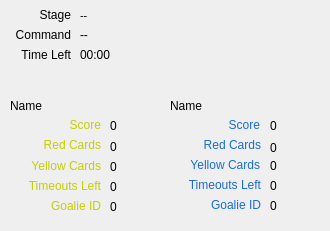
         <widget class="QWidget" name="refereePane" native="true">
          <property name="sizePolicy">
           <sizepolicy hsizetype="Fixed" vsizetype="Fixed">
            <horstretch>0</horstretch>
            <verstretch>0</verstretch>
           </sizepolicy>
          </property>
          <property name="minimumSize">
           <size>
            <width>300</width>
            <height>220</height>
           </size>
          </property>
          <property name="maximumSize">
           <size>
            <width>360</width>
            <height>351</height>
           </size>
          </property>
          <property name="styleSheet">
           <string notr="true">QLineEdit {
	selection-background-color: darkgray;
}</string>
          </property>
          <widget class="QLabel" name="label_19">
           <property name="geometry">
            <rect>
             <x>-10</x>
             <y>0</y>
             <width>81</width>
             <height>31</height>
            </rect>
           </property>
           <property name="minimumSize">
            <size>
             <width>81</width>
             <height>31</height>
            </size>
           </property>
           <property name="text">
            <string>&lt;html&gt;&lt;head/&gt;&lt;body&gt;&lt;p&gt;&lt;span style=&quot; font-size:9pt;&quot;&gt;Stage&lt;/span&gt;&lt;/p&gt;&lt;/body&gt;&lt;/html&gt;</string>
           </property>
           <property name="alignment">
            <set>Qt::AlignRight|Qt::AlignTrailing|Qt::AlignVCenter</set>
           </property>
          </widget>
          <widget class="QLabel" name="label_21">
           <property name="geometry">
            <rect>
             <x>-50</x>
             <y>40</y>
             <width>121</width>
             <height>31</height>
            </rect>
           </property>
           <property name="minimumSize">
            <size>
             <width>121</width>
             <height>31</height>
            </size>
           </property>
           <property name="text">
            <string>&lt;html&gt;&lt;head/&gt;&lt;body&gt;&lt;p&gt;&lt;span style=&quot; font-size:9pt;&quot;&gt;Time Left&lt;/span&gt;&lt;/p&gt;&lt;/body&gt;&lt;/html&gt;</string>
           </property>
           <property name="alignment">
            <set>Qt::AlignRight|Qt::AlignTrailing|Qt::AlignVCenter</set>
           </property>
          </widget>
          <widget class="QLabel" name="refTimeLeft">
           <property name="geometry">
            <rect>
             <x>80</x>
             <y>40</y>
             <width>201</width>
             <height>31</height>
            </rect>
           </property>
           <property name="minimumSize">
            <size>
             <width>201</width>
             <height>31</height>
            </size>
           </property>
           <property name="text">
            <string>&lt;html&gt;&lt;head/&gt;&lt;body&gt;&lt;p&gt;&lt;span style=&quot; font-size:9pt;&quot;&gt;00:00&lt;/span&gt;&lt;/p&gt;&lt;/body&gt;&lt;/html&gt;</string>
           </property>
          </widget>
          <widget class="QLabel" name="label_22">
           <property name="geometry">
            <rect>
             <x>-60</x>
             <y>20</y>
             <width>131</width>
             <height>31</height>
            </rect>
           </property>
           <property name="minimumSize">
            <size>
             <width>131</width>
             <height>31</height>
            </size>
           </property>
           <property name="text">
            <string>&lt;html&gt;&lt;head/&gt;&lt;body&gt;&lt;p&gt;&lt;span style=&quot; font-size:9pt;&quot;&gt;Command&lt;/span&gt;&lt;/p&gt;&lt;/body&gt;&lt;/html&gt;</string>
           </property>
           <property name="alignment">
            <set>Qt::AlignRight|Qt::AlignTrailing|Qt::AlignVCenter</set>
           </property>
          </widget>
          <widget class="QLabel" name="refStage">
           <property name="geometry">
            <rect>
             <x>80</x>
             <y>0</y>
             <width>221</width>
             <height>31</height>
            </rect>
           </property>
           <property name="text">
            <string>&lt;html&gt;&lt;head/&gt;&lt;body&gt;&lt;p&gt;&lt;span style=&quot; font-size:8pt;&quot;&gt;--&lt;/span&gt;&lt;/p&gt;&lt;/body&gt;&lt;/html&gt;</string>
           </property>
          </widget>
          <widget class="QLabel" name="refCommand">
           <property name="geometry">
            <rect>
             <x>80</x>
             <y>20</y>
             <width>221</width>
             <height>31</height>
            </rect>
           </property>
           <property name="text">
            <string>&lt;html&gt;&lt;head/&gt;&lt;body&gt;&lt;p&gt;&lt;span style=&quot; font-size:9pt;&quot;&gt;--&lt;/span&gt;&lt;/p&gt;&lt;/body&gt;&lt;/html&gt;</string>
           </property>
          </widget>
          <widget class="QLabel" name="label_24">
           <property name="geometry">
            <rect>
             <x>160</x>
             <y>170</y>
             <width>101</width>
             <height>31</height>
            </rect>
           </property>
           <property name="text">
            <string>&lt;html&gt;&lt;head/&gt;&lt;body&gt;&lt;p&gt;&lt;span style=&quot; color:#1b6bd3;&quot;&gt;Timeouts Left&lt;/span&gt;&lt;/p&gt;&lt;/body&gt;&lt;/html&gt;</string>
           </property>
           <property name="alignment">
            <set>Qt::AlignRight|Qt::AlignTrailing|Qt::AlignVCenter</set>
           </property>
          </widget>
          <widget class="QLabel" name="label_27">
           <property name="geometry">
            <rect>
             <x>190</x>
             <y>190</y>
             <width>71</width>
             <height>31</height>
            </rect>
           </property>
           <property name="text">
            <string>&lt;html&gt;&lt;head/&gt;&lt;body&gt;&lt;p&gt;&lt;span style=&quot; color:#1b6bd3;&quot;&gt;Goalie ID&lt;/span&gt;&lt;/p&gt;&lt;/body&gt;&lt;/html&gt;</string>
           </property>
           <property name="alignment">
            <set>Qt::AlignRight|Qt::AlignTrailing|Qt::AlignVCenter</set>
           </property>
          </widget>
          <widget class="QLabel" name="label_29">
           <property name="geometry">
            <rect>
             <x>180</x>
             <y>130</y>
             <width>81</width>
             <height>31</height>
            </rect>
           </property>
           <property name="text">
            <string>&lt;html&gt;&lt;head/&gt;&lt;body&gt;&lt;p&gt;&lt;span style=&quot; color:#1b6bd3;&quot;&gt;Red Cards&lt;/span&gt;&lt;/p&gt;&lt;/body&gt;&lt;/html&gt;</string>
           </property>
           <property name="alignment">
            <set>Qt::AlignRight|Qt::AlignTrailing|Qt::AlignVCenter</set>
           </property>
          </widget>
          <widget class="QLabel" name="label_30">
           <property name="geometry">
            <rect>
             <x>169</x>
             <y>150</y>
             <width>91</width>
             <height>31</height>
            </rect>
           </property>
           <property name="text">
            <string>&lt;html&gt;&lt;head/&gt;&lt;body&gt;&lt;p&gt;&lt;span style=&quot; color:#1b6bd3;&quot;&gt;Yellow Cards&lt;/span&gt;&lt;/p&gt;&lt;/body&gt;&lt;/html&gt;</string>
           </property>
           <property name="alignment">
            <set>Qt::AlignRight|Qt::AlignTrailing|Qt::AlignVCenter</set>
           </property>
          </widget>
          <widget class="QLabel" name="label_32">
           <property name="geometry">
            <rect>
             <x>199</x>
             <y>110</y>
             <width>61</width>
             <height>31</height>
            </rect>
           </property>
           <property name="text">
            <string>&lt;html&gt;&lt;head/&gt;&lt;body&gt;&lt;p&gt;&lt;span style=&quot; color:#1b6bd3;&quot;&gt;Score&lt;/span&gt;&lt;/p&gt;&lt;/body&gt;&lt;/html&gt;</string>
           </property>
           <property name="scaledContents">
            <bool>false</bool>
           </property>
           <property name="alignment">
            <set>Qt::AlignRight|Qt::AlignTrailing|Qt::AlignVCenter</set>
           </property>
          </widget>
          <widget class="QLabel" name="refBlueGoalie">
           <property name="geometry">
            <rect>
             <x>270</x>
             <y>190</y>
             <width>41</width>
             <height>31</height>
            </rect>
           </property>
           <property name="text">
            <string>0</string>
           </property>
          </widget>
          <widget class="QLabel" name="refBlueScore">
           <property name="geometry">
            <rect>
             <x>270</x>
             <y>110</y>
             <width>51</width>
             <height>31</height>
            </rect>
           </property>
           <property name="text">
            <string>0</string>
           </property>
          </widget>
          <widget class="QLabel" name="refBlueYellowCards">
           <property name="geometry">
            <rect>
             <x>270</x>
             <y>150</y>
             <width>31</width>
             <height>31</height>
            </rect>
           </property>
           <property name="text">
            <string>0</string>
           </property>
          </widget>
          <widget class="QLabel" name="refBlueTimeoutsLeft">
           <property name="geometry">
            <rect>
             <x>270</x>
             <y>170</y>
             <width>51</width>
             <height>31</height>
            </rect>
           </property>
           <property name="text">
            <string>0</string>
           </property>
          </widget>
          <widget class="QLabel" name="refBlueRedCards">
           <property name="geometry">
            <rect>
             <x>270</x>
             <y>132</y>
             <width>41</width>
             <height>31</height>
            </rect>
           </property>
           <property name="text">
            <string>0</string>
           </property>
          </widget>
          <widget class="QLabel" name="refYellowName">
           <property name="geometry">
            <rect>
             <x>10</x>
             <y>90</y>
             <width>131</width>
             <height>31</height>
            </rect>
           </property>
           <property name="text">
            <string>Name</string>
           </property>
          </widget>
          <widget class="QLabel" name="label_26">
           <property name="geometry">
            <rect>
             <x>10</x>
             <y>191</y>
             <width>91</width>
             <height>31</height>
            </rect>
           </property>
           <property name="text">
            <string>&lt;html&gt;&lt;head/&gt;&lt;body&gt;&lt;p&gt;&lt;span style=&quot; color:#c4ce00;&quot;&gt;Goalie ID&lt;/span&gt;&lt;/p&gt;&lt;/body&gt;&lt;/html&gt;</string>
           </property>
           <property name="alignment">
            <set>Qt::AlignRight|Qt::AlignTrailing|Qt::AlignVCenter</set>
           </property>
          </widget>
          <widget class="QLabel" name="label_23">
           <property name="geometry">
            <rect>
             <x>10</x>
             <y>151</y>
             <width>91</width>
             <height>31</height>
            </rect>
           </property>
           <property name="text">
            <string>&lt;html&gt;&lt;head/&gt;&lt;body&gt;&lt;p&gt;&lt;span style=&quot; color:#c4ce00;&quot;&gt;Yellow Cards&lt;/span&gt;&lt;/p&gt;&lt;/body&gt;&lt;/html&gt;</string>
           </property>
           <property name="alignment">
            <set>Qt::AlignRight|Qt::AlignTrailing|Qt::AlignVCenter</set>
           </property>
          </widget>
          <widget class="QLabel" name="label_31">
           <property name="geometry">
            <rect>
             <x>20</x>
             <y>130</y>
             <width>81</width>
             <height>31</height>
            </rect>
           </property>
           <property name="text">
            <string>&lt;html&gt;&lt;head/&gt;&lt;body&gt;&lt;p&gt;&lt;span style=&quot; color:#c4ce00;&quot;&gt;Red Cards&lt;/span&gt;&lt;/p&gt;&lt;/body&gt;&lt;/html&gt;</string>
           </property>
           <property name="alignment">
            <set>Qt::AlignRight|Qt::AlignTrailing|Qt::AlignVCenter</set>
           </property>
          </widget>
          <widget class="QLabel" name="label_25">
           <property name="geometry">
            <rect>
             <x>20</x>
             <y>110</y>
             <width>81</width>
             <height>31</height>
            </rect>
           </property>
           <property name="text">
            <string>&lt;html&gt;&lt;head/&gt;&lt;body&gt;&lt;p&gt;&lt;span style=&quot; color:#c4ce00;&quot;&gt;Score&lt;/span&gt;&lt;/p&gt;&lt;/body&gt;&lt;/html&gt;</string>
           </property>
           <property name="alignment">
            <set>Qt::AlignRight|Qt::AlignTrailing|Qt::AlignVCenter</set>
           </property>
          </widget>
          <widget class="QLabel" name="label_28">
           <property name="geometry">
            <rect>
             <x>10</x>
             <y>171</y>
             <width>91</width>
             <height>31</height>
            </rect>
           </property>
           <property name="text">
            <string>&lt;html&gt;&lt;head/&gt;&lt;body&gt;&lt;p&gt;&lt;span style=&quot; color:#c4ce00;&quot;&gt;Timeouts Left&lt;/span&gt;&lt;/p&gt;&lt;/body&gt;&lt;/html&gt;</string>
           </property>
           <property name="alignment">
            <set>Qt::AlignRight|Qt::AlignTrailing|Qt::AlignVCenter</set>
           </property>
          </widget>
          <widget class="QLabel" name="refYellowGoalie">
           <property name="geometry">
            <rect>
             <x>110</x>
             <y>191</y>
             <width>51</width>
             <height>31</height>
            </rect>
           </property>
           <property name="text">
            <string>0</string>
           </property>
          </widget>
          <widget class="QLabel" name="refYellowTimeoutsLeft">
           <property name="geometry">
            <rect>
             <x>110</x>
             <y>171</y>
             <width>41</width>
             <height>31</height>
            </rect>
           </property>
           <property name="text">
            <string>0</string>
           </property>
          </widget>
          <widget class="QLabel" name="refYellowScore">
           <property name="geometry">
            <rect>
             <x>110</x>
             <y>110</y>
             <width>41</width>
             <height>31</height>
            </rect>
           </property>
           <property name="text">
            <string>0</string>
           </property>
          </widget>
          <widget class="QLabel" name="refYellowRedCards">
           <property name="geometry">
            <rect>
             <x>110</x>
             <y>131</y>
             <width>41</width>
             <height>31</height>
            </rect>
           </property>
           <property name="text">
            <string>0</string>
           </property>
          </widget>
          <widget class="QLabel" name="refYellowYellowCards">
           <property name="geometry">
            <rect>
             <x>110</x>
             <y>151</y>
             <width>31</width>
             <height>31</height>
            </rect>
           </property>
           <property name="text">
            <string>0</string>
           </property>
          </widget>
          <widget class="QLabel" name="refBlueName">
           <property name="geometry">
            <rect>
             <x>170</x>
             <y>90</y>
             <width>131</width>
             <height>31</height>
            </rect>
           </property>
           <property name="text">
            <string>Name</string>
           </property>
          </widget>
         </widget>
